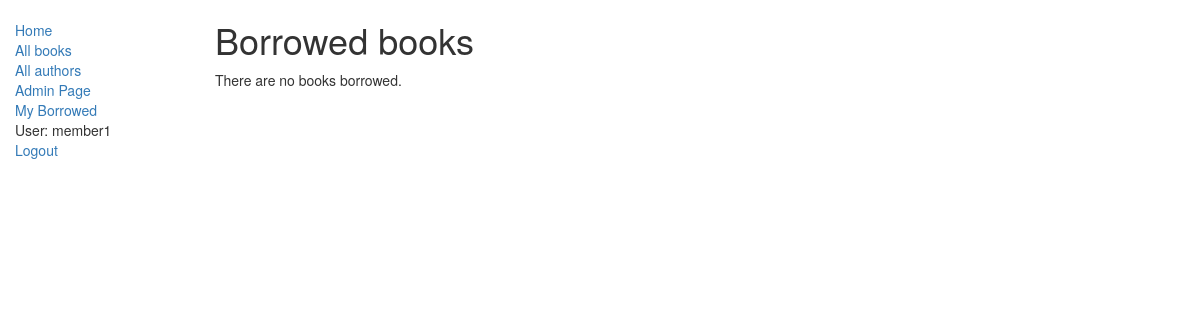
/catalog/mybooks/ (signed in), run on an earlier commit of the app's database.
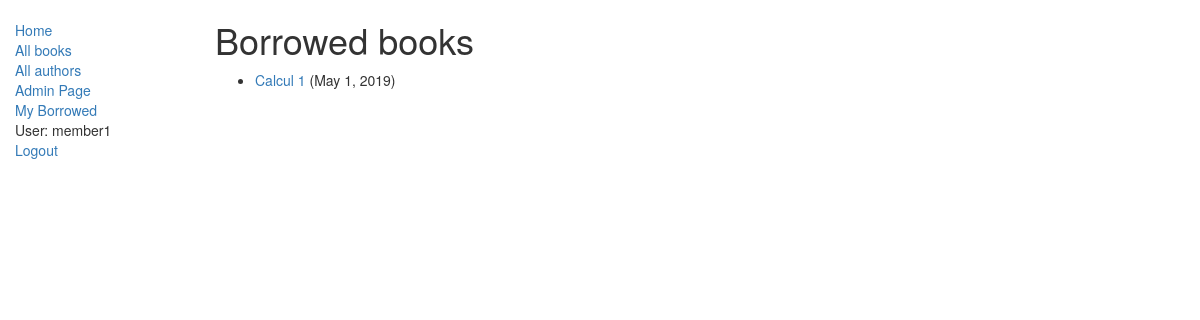
And on a later commit of the database.
### catalog/models.py (models this page shows, shortened)
class BookInstance(models.Model):
    id = models.UUIDField(primary_key=True, default=uuid.uuid4, help_text="Unique ID for this particular book across whole library")
    book = models.ForeignKey('Book', on_delete=models.SET_NULL, null=True)
    imprint = models.CharField(max_length=200)
    due_back = models.DateField(null=True, blank=True)
    LOAN_STATUS = (
        ('m', 'Maintenance'),
        ('o', 'On loan'),
        ('a', 'Available'),
        ('r', 'Reserved'),
    )
    status = models.CharField(max_length=1, choices=LOAN_STATUS, blank=True, default='m', help_text='Book availability')
    borrower = models.ForeignKey(User, on_delete=models.SET_NULL, null=True, blank=True)
    class Meta:
        ordering = ["due_back"]

class Book(models.Model):
    title = models.CharField(max_length=200)
    author = models.ForeignKey('Author', on_delete=models.SET_NULL, null=True)
    summary = models.TextField(max_length=1000, help_text="Enter a brief description of the book")
    isbn = models.CharField('ISBN',max_length=13, help_text='13 Character <a href="https://www.isbn-international.org/content/what-isbn">ISBN number</a>')
    genre = models.ManyToManyField(Genre, help_text="Select a genre for this book")
    def display_genre(self):
        """
        Creates a string for the Genre. This is required to display genre in Admin.
        """
        return ', '.join([ genre.name for genre in self.genre.all()[:3] ])
    display_genre.short_description = 'Genre'

### catalog/views.py (the view)
class LoanedBooksByUserListView(LoginRequiredMixin,generic.ListView):
    model = models.BookInstance
    template_name ='catalog/bookinstance_list_borrowed_user.html'
    paginate_by = 10
    def get_queryset(self):
        return models.BookInstance.objects.filter(borrower=self.request.user).filter(status__exact='o').order_by('due_back')

### catalog/templates/catalog/bookinstance_list_borrowed_user.html
{% extends "catalog/base_generic.html" %}
{% block content %}
    <h1>Borrowed books</h1>
    {% if bookinstance_list %}
    <ul>
      {% for bookinst in bookinstance_list %}
      <li class="{% if bookinst.is_overdue %}text-danger{% endif %}">
        <a href="{% url 'catalog:book-detail' bookinst.book.pk %}">{{bookinst.book.title}}</a> ({{ bookinst.due_back }})
      </li>
      {% endfor %}
    </ul>
    {% else %}
      <p>There are no books borrowed.</p>
    {% endif %}
{% endblock %}

What changed in the data, as far as the page shows it:
added BookInstance: book "Calcul 1", due_back "May 1, 2019"
Also different on the page:
text no longer shown: "There are no books borrowed."
